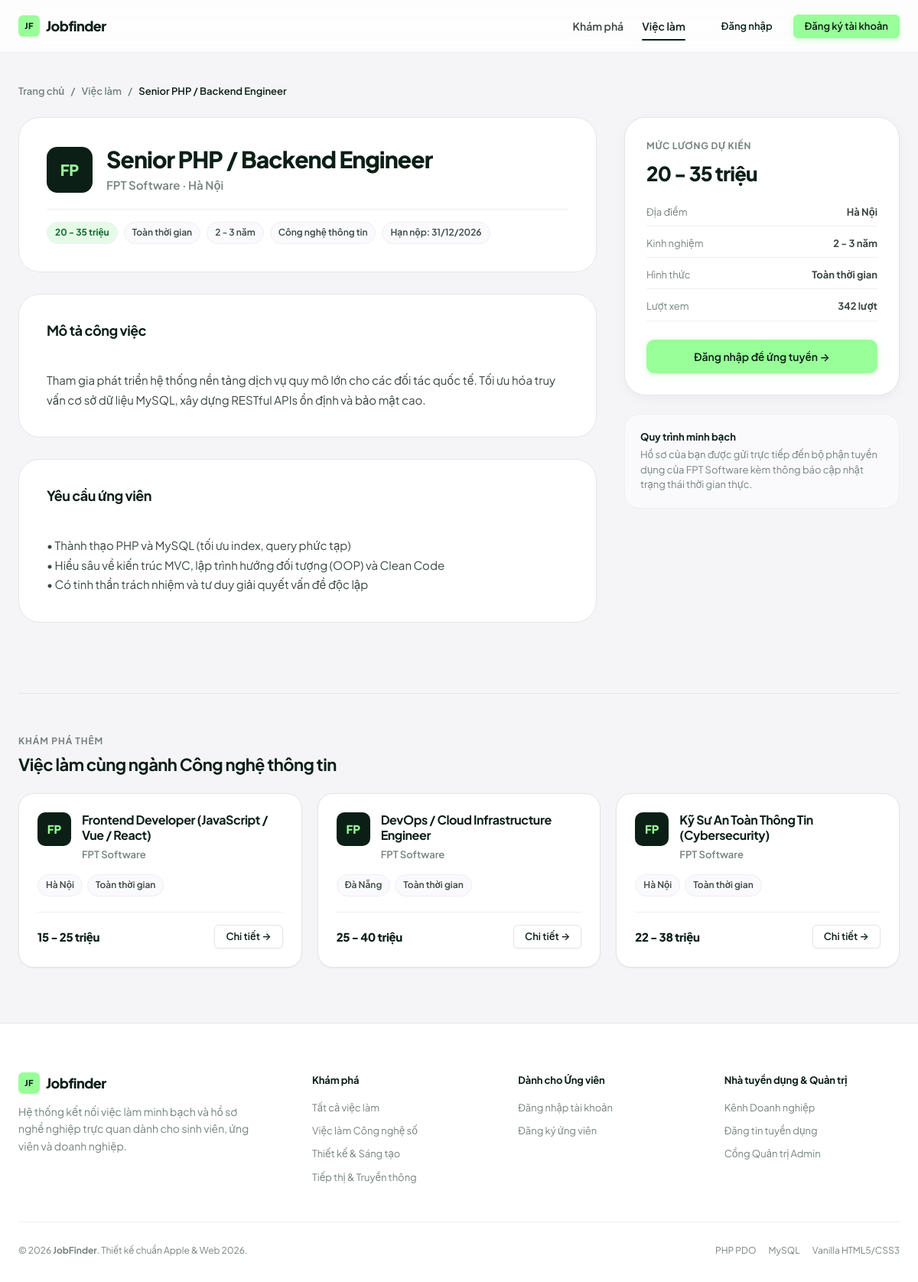
Page /job-detail.php?id=1 on the committed database.
### tables this page shows
CREATE TABLE `jobs` (
  `id` INT AUTO_INCREMENT PRIMARY KEY,
  `employer_id` INT NULL,
  `title` VARCHAR(150) NOT NULL,
  `company` VARCHAR(100) NOT NULL,
  `location` VARCHAR(100) NOT NULL,
  `category` VARCHAR(100) NOT NULL,
  `salary` VARCHAR(100) NOT NULL,
  `salary_value` INT DEFAULT 0,
  `job_type` VARCHAR(50) NOT NULL DEFAULT 'Toàn thời gian',
  `experience` VARCHAR(50) NOT NULL DEFAULT 'Không yêu cầu',
  `description` TEXT NOT NULL,
  `requirements` TEXT NOT NULL,
  `deadline` DATE NULL,
  `views` INT NOT NULL DEFAULT 0,
  `status` VARCHAR(20) NOT NULL DEFAULT 'active',
  `created_at` TIMESTAMP DEFAULT CURRENT_TIMESTAMP,
  CONSTRAINT `fk_job_employer` FOREIGN KEY (`employer_id`) REFERENCES `users` (`id`) ON DELETE SET NULL
);

### job-detail.php (the view, shortened to what this page needs)
<?php
require_once 'config/database.php';
$job_id = isset($_GET['id']) ? (int)$_GET['id'] : 0;
try {
    $pdo->prepare("UPDATE jobs SET views = views + 1 WHERE id = ?")->execute([$job_id]);
} catch (Exception $e) {}
$stmt = $pdo->prepare("SELECT * FROM jobs WHERE id = :id AND status = 'active' LIMIT 1");
$stmt->execute([':id' => $job_id]);
$job = $stmt->fetch();
$already_applied = false;
try {
    $rel_stmt = $pdo->prepare("
        SELECT id, title, company, location, salary, job_type
        FROM jobs
        WHERE category = :category AND id != :current_id AND status = 'active'
        LIMIT 3
    ");
    $rel_stmt->execute([
        ':category'   => $job['category'],
        ':current_id' => $job_id
    ]);
    $related_jobs = $rel_stmt->fetchAll();
} catch (PDOException $e) {
    $related_jobs = [];
}
$company_initial = mb_strtoupper(mb_substr($job['company'], 0, 2));
require_once 'includes/header.php';
?>
<section class="section" style="padding-top:40px;">
    <div class="container">
        <div style="font-size:13px; font-weight:600; color:var(--muted); margin-bottom:24px; display:flex; align-items:center; gap:8px;">
            <a href="index.php" style="color:var(--muted);">Trang chủ</a>
            <span>/</span>
            <a href="jobs.php" style="color:var(--muted);">Việc làm</a>
            <span>/</span>
            <span style="color:var(--ink);"><?php echo htmlspecialchars($job['title']); ?></span>
        </div>
        <div style="display:grid; grid-template-columns:1fr 360px; gap:36px; align-items:flex-start;">
            <div>
                <div style="background:var(--surface); border-radius:var(--radius-xl); border:1px solid var(--line); padding:36px; margin-bottom:28px;">
                    <div style="display:flex; align-items:center; gap:18px; margin-bottom:20px;">
                        <div class="job-card__avatar" style="width:60px; height:60px; font-size:20px; border-radius:var(--radius-md);">
                            <?php echo htmlspecialchars($company_initial); ?>
                        </div>
                        <div>
                            <h1 style="font-size:clamp(22px, 2.5vw, 32px); font-weight:800; letter-spacing:-0.03em; color:var(--ink); line-height:1.2;">
                                <?php echo htmlspecialchars($job['title']); ?>
                            </h1>
                            <div style="font-size:15px; font-weight:600; color:var(--muted); margin-top:4px;">
                                <?php echo htmlspecialchars($job['company']); ?> &middot; <?php echo htmlspecialchars($job['location']); ?>
                            </div>
                        </div>
                    </div>
                    <div style="display:flex; flex-wrap:wrap; gap:8px; padding-top:16px; border-top:1px solid var(--line-subtle);">
                        <span class="chip" style="background-color:var(--status-success-bg); color:var(--status-success-text); font-weight:700;">
                            <?php echo htmlspecialchars($job['salary']); ?>
                        </span>
                        <span class="chip"><?php echo htmlspecialchars($job['job_type']); ?></span>
                        <span class="chip"><?php echo htmlspecialchars($job['experience']); ?></span>
                        <span class="chip"><?php echo htmlspecialchars($job['category']); ?></span>
                        <?php if (!empty($job['deadline'])): ?>
                            <span class="chip">Hạn nộp: <?php echo date('d/m/Y', strtotime($job['deadline'])); ?></span>
                        <?php endif; ?>
                    </div>
                </div>
                <div style="background:var(--surface); border-radius:var(--radius-xl); border:1px solid var(--line); padding:36px; margin-bottom:28px;">
                    <h2 style="font-size:18px; font-weight:700; margin-bottom:16px; color:var(--ink);">Mô tả công việc</h2>
                    <div style="color:var(--ink-secondary); line-height:1.7; font-size:15px; white-space:pre-line;">
                        <?php echo htmlspecialchars($job['description']); ?>
                    </div>
                </div>
                <div style="background:var(--surface); border-radius:var(--radius-xl); border:1px solid var(--line); padding:36px; margin-bottom:28px;">
                    <h2 style="font-size:18px; font-weight:700; margin-bottom:16px; color:var(--ink);">Yêu cầu ứng viên</h2>
                    <div style="color:var(--ink-secondary); line-height:1.7; font-size:15px; white-space:pre-line;">
                        <?php echo htmlspecialchars($job['requirements']); ?>
                    </div>
                </div>
            </div>
            <div style="position:sticky; top:92px;">
                <div style="background:var(--surface); border-radius:var(--radius-xl); border:1px solid var(--line); padding:28px; box-shadow:var(--shadow-card); margin-bottom:24px;">
                    <div style="font-size:12px; font-weight:700; text-transform:uppercase; letter-spacing:0.06em; color:var(--muted); margin-bottom:6px;">
                        Mức lương dự kiến
                    </div>
                    <div style="font-size:26px; font-weight:800; color:var(--ink); letter-spacing:-0.03em; margin-bottom:20px;">
                        <?php echo htmlspecialchars($job['salary']); ?>
                    </div>
                    <div style="display:flex; flex-direction:column; gap:12px; margin-bottom:24px; font-size:13px; color:var(--ink-secondary);">
                        <div style="display:flex; justify-content:space-between; padding-bottom:8px; border-bottom:1px solid var(--line-subtle);">
                            <span class="text-muted">Địa điểm</span>
                            <strong><?php echo htmlspecialchars($job['location']); ?></strong>
                        </div>
                        <div style="display:flex; justify-content:space-between; padding-bottom:8px; border-bottom:1px solid var(--line-subtle);">
                            <span class="text-muted">Kinh nghiệm</span>
                            <strong><?php echo htmlspecialchars($job['experience']); ?></strong>
                        </div>
                        <div style="display:flex; justify-content:space-between; padding-bottom:8px; border-bottom:1px solid var(--line-subtle);">
                            <span class="text-muted">Hình thức</span>
                            <strong><?php echo htmlspecialchars($job['job_type']); ?></strong>
                        </div>
                        <div style="display:flex; justify-content:space-between; padding-bottom:8px; border-bottom:1px solid var(--line-subtle);">
                            <span class="text-muted">Lượt xem</span>
                            <strong><?php echo (int)($job['views'] ?? 0); ?> lượt</strong>
                        </div>
                    </div>
                    <?php if ($already_applied): ?>
                        <div style="background:#f0fbf2; border:1px solid #b7f2cb; border-radius:var(--radius-md); padding:16px; text-align:center; margin-bottom:12px;">
                            <div style="color:var(--status-success-text); font-weight:700; font-size:14px; margin-bottom:4px;">
                                Đã nộp hồ sơ thành công
                            </div>
                            <div style="font-size:12px; color:var(--muted);">
                                Theo dõi trạng thái tại <a href="my-applications.php" style="color:var(--ink); text-decoration:underline;">Hồ sơ của tôi</a>
                            </div>
                        </div>
                    <?php else: ?>
                        <?php if (isset($_SESSION['user_id'])): ?>
                            <button type="button" class="btn btn-primary" onclick="openApplyModal()" style="width:100%; padding:14px;">
                                Ứng tuyển trực tiếp →
                            </button>
                            <div style="text-align:center; margin-top:10px;">
                                <a href="apply.php?job_id=<?php echo (int)$job['id']; ?>" class="text-xs text-muted" style="text-decoration:underline;">
                                    Hoặc mở trang ứng tuyển riêng
                                </a>
                            </div>
                        <?php else: ?>
                            <a href="login.php?redirect=<?php echo urlencode('job-detail.php?id=' . $job['id']); ?>" class="btn btn-primary" style="width:100%; padding:14px;">
                                Đăng nhập để ứng tuyển →
                            </a>
                        <?php endif; ?>
                    <?php endif; ?>
                </div>
                <div style="background:var(--surface-subtle); border-radius:var(--radius-lg); border:1px solid var(--line-subtle); padding:20px; font-size:13px; color:var(--muted); line-height:1.5;">
                    <div style="font-weight:700; color:var(--ink); margin-bottom:4px;">Quy trình minh bạch</div>
                    Hồ sơ của bạn được gửi trực tiếp đến bộ phận tuyển dụng của <?php echo htmlspecialchars($job['company']); ?> kèm thông báo cập nhật trạng thái thời gian thực.
                </div>
            </div>
        </div>
        <?php if (!empty($related_jobs)): ?>
            <div style="margin-top:64px; padding-top:48px; border-top:1px solid var(--line);">
                <div class="section-header" style="margin-bottom:24px;">
                    <div>
                        <span class="section-eyebrow">Khám phá thêm</span>
                        <h2 style="font-size:22px; font-weight:700;">Việc làm cùng ngành <?php echo htmlspecialchars($job['category']); ?></h2>
                    </div>
                </div>
                <div class="job-grid">
                    <?php foreach ($related_jobs as $r_job):
                        $r_initial = mb_strtoupper(mb_substr($r_job['company'], 0, 2));
                    ?>
                        <div class="job-card">
                            <div>
                                <div class="job-card__header">
                                    <div class="job-card__avatar">
                                        <?php echo htmlspecialchars($r_initial); ?>
                                    </div>
                                    <div class="job-card__info">
                                        <h3 class="job-card__title">
                                            <a href="job-detail.php?id=<?php echo (int)$r_job['id']; ?>">
                                                <?php echo htmlspecialchars($r_job['title']); ?>
                                            </a>
                                        </h3>
                                        <div class="job-card__company"><?php echo htmlspecialchars($r_job['company']); ?></div>
                                    </div>
                                </div>
                                <div class="job-card__chips">
                                    <span class="chip"><?php echo htmlspecialchars($r_job['location']); ?></span>
                                    <span class="chip"><?php echo htmlspecialchars($r_job['job_type']); ?></span>
                                </div>
                            </div>
                            <div class="job-card__footer">
                                <div class="job-card__salary">
                                    <?php echo htmlspecialchars($r_job['salary']); ?>
                                </div>
                                <a href="job-detail.php?id=<?php echo (int)$r_job['id']; ?>" class="btn btn-secondary btn-sm">
                                    Chi tiết →
                                </a>
                            </div>
                        </div>
                    <?php endforeach; ?>
                </div>
            </div>
        <?php endif; ?>
    </div>
</section>
<?php require_once 'includes/footer.php'; ?>

### rows in the picture
jobs: title "Senior PHP / Backend Engineer", company "FP", company "FPT Software", location "Hà Nội", salary "20 - 35 triệu", job_type "Toàn thời gian", experience "2 - 3 năm", category "Công nghệ thông tin", deadline "31/12/2026", description "Tham gia phát triển hệ thống nền tảng dịch vụ quy mô lớn cho các đối tác quốc tế. Tối ưu hóa truy vấn cơ sở dữ liệu MySQL, xây dựng RESTful APIs ổn định và bảo mật cao.", requirements "• Thành thạo PHP và MySQL (tối ưu index, query phức tạp) • Hiểu sâu về kiến trúc MVC, lập trình hướng đối tượng (OOP) và Clean Code • Có tinh thần trách nhiệm và tư duy giải quyết vấn đề độc lập", views "342"
jobs: company "FP", title "Frontend Developer (JavaScript / Vue / React)", company "FPT Software", location "Hà Nội", job_type "Toàn thời gian", salary "15 - 25 triệu"
jobs: company "FP", title "DevOps / Cloud Infrastructure Engineer", company "FPT Software", location "Đà Nẵng", job_type "Toàn thời gian", salary "25 - 40 triệu"
jobs: company "FP", title "Kỹ Sư An Toàn Thông Tin (Cybersecurity)", company "FPT Software", location "Hà Nội", job_type "Toàn thời gian", salary "22 - 38 triệu"
